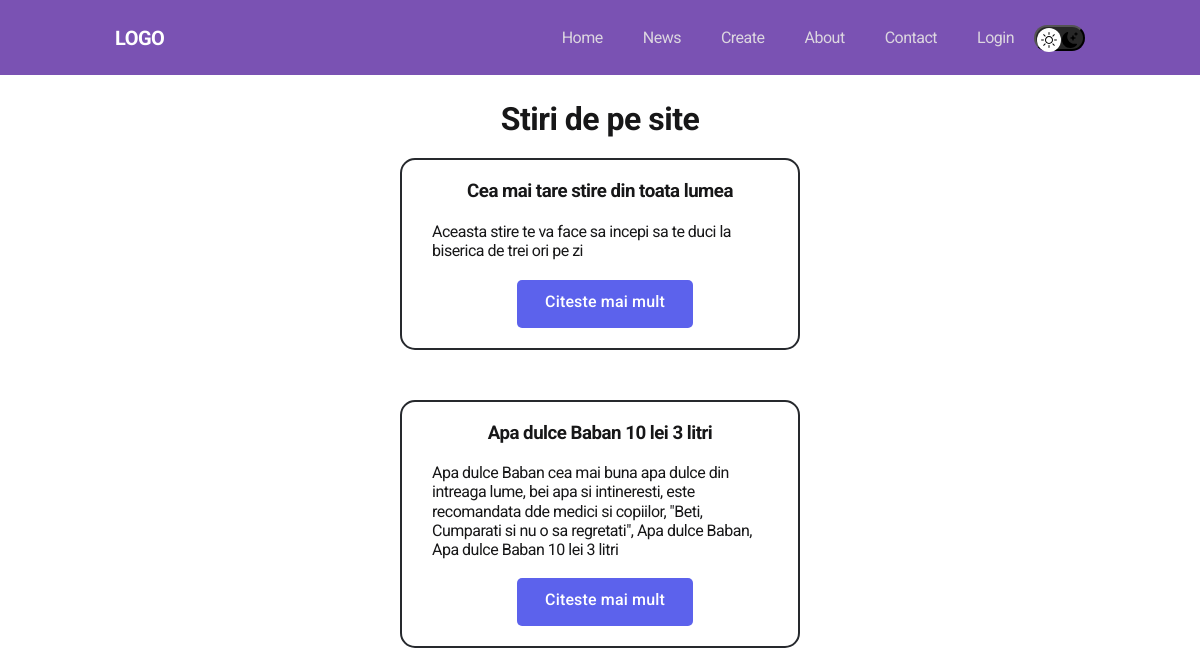
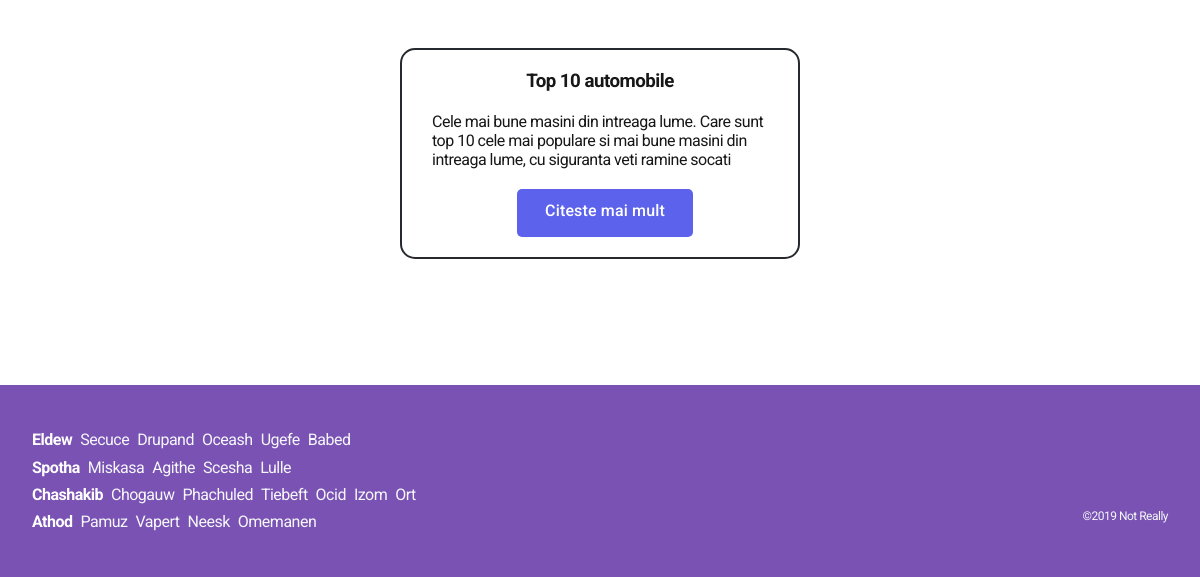
Before: /news/ with the older database file (2 pictures, top to bottom).
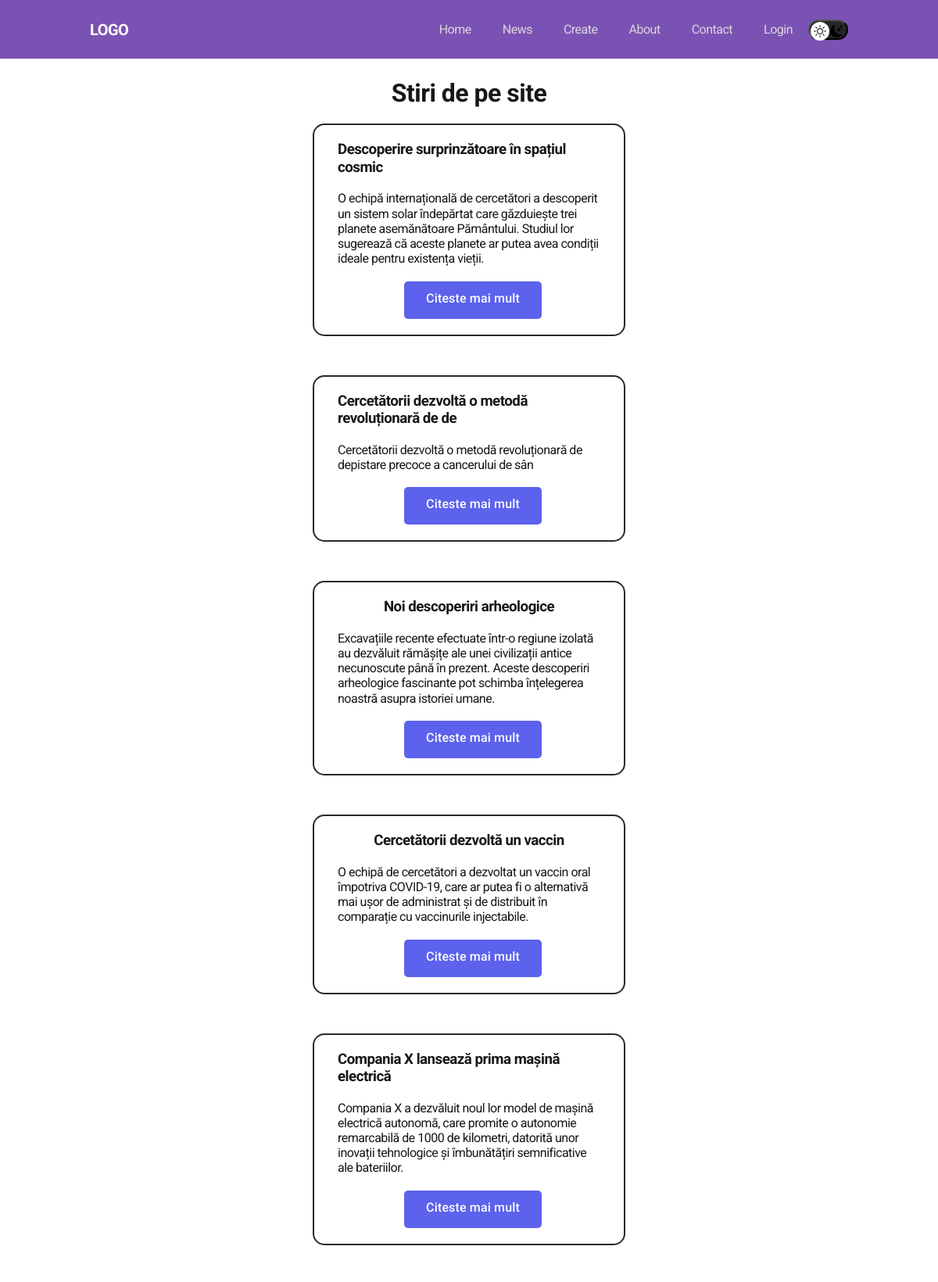
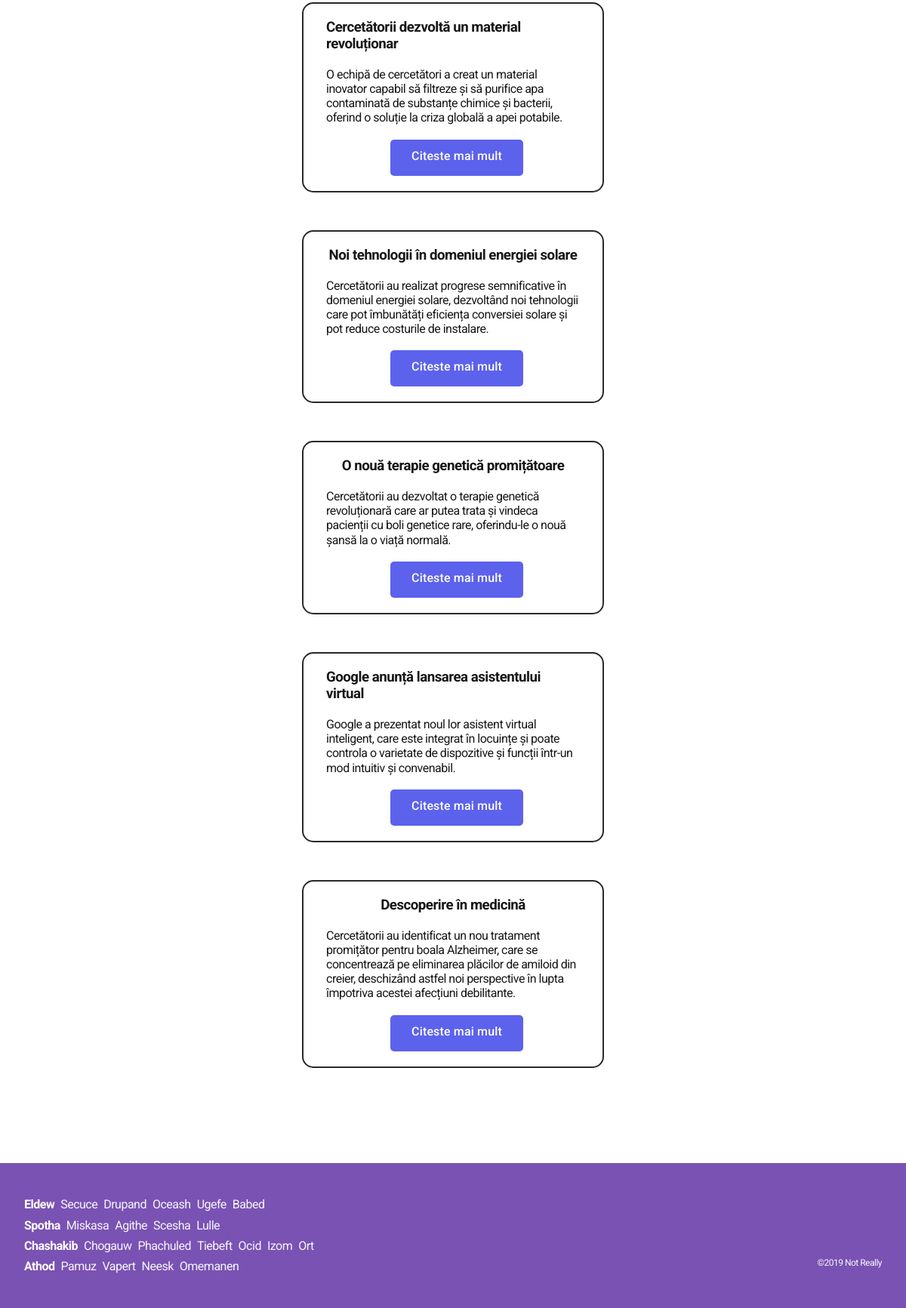
After: the same page with the newer database file (2 pictures, top to bottom).
### news/models.py (models this page shows, shortened)
class Articles(models.Model):
    title = models.CharField('Denumirea', max_length=50)
    anons = models.CharField('Anunt', max_length=300)
    full_text = models.TextField('Articol')
    date = models.DateTimeField('Data publicarii')
    class Meta:
        verbose_name = 'Stire'
        verbose_name_plural = 'Stiri'

### news/views.py (the view)
# urls.py: path('', views.news_home, name='news_home'),
def news_home(request):
    news = Articles.objects.order_by('-date')
    return render(request, 'news/news_home.html', {'news': news})

### news/templates/news/news_home.html (shortened to what this page needs)
{% extends 'main/layout.html' %}
{% block content %}
<div class="features">
  <h1 class="news__title">Stiri de pe site</h1>
  {% if news %}
    {% for el in news %}
        <div class="card">
            <h3>{{el.title}}</h3>
            <br>
            <p>{{el.anons}}</p>
            <br>
            <a href="{% url 'news-detail' el.id %}" class="btn">Citeste mai mult</a>
        </div>
    {% endfor %}
    {% else %}
        <p>Nu exista nic-o Stire inca</p>
    {% endif %}
</div>
<br>
<br>
<br>
<br>
<br>
{% endblock %}

### main/templates/main/layout.html (shortened to what this page needs)
{% load static %}
<html>
  <head>
    <link rel="stylesheet" href="{% static 'main/css/main.css' %}" />
  </head>
  <body>
    {% include 'components/header.html' %}
    <main>{% block content %} {% endblock %}</main>
    {% include 'components/footer.html' %}
  </body>
</html>

### main/templates/components/header.html (shortened to what this page needs)
{% load static %}
<nav class="navbar">
  <div class="container">
    <div class="navbar__wrap">
      <a href="{% url 'home' %}" class="logo" id="logo">Logo</a>
      <ul class="menu" id="menu">
        <li><a href="{% url 'home' %}">Home</a></li>
        <li><a href="{% url 'news_home' %}">News</a></li>
        <li><a href="{% url 'create' %}">Create</a></li>
        <li><a href="{% url 'about' %}">About</a></li>
        <li><a href="{% url 'contact' %}">Contact</a></li>
        <button class="dark-mode-btn">
          <img src="{% static 'main/img/icons/sun.svg' %}" alt="Light mode" class="dark-mode-btn__icon">
          <img src="{% static 'main/img/icons/moon.svg' %}" alt="Dark mode" class="dark-mode-btn__icon">
        </button>
        {% if user.is_authenticated %}
            <li><a href="{% url 'logout' %}">Logout</a></li>
        {% else %}
            <li><a href="{% url 'login' %}">Login</a></li>
        {% endif %}
      </ul>
    </div>
  </div>
</nav>
<link rel="stylesheet" href="{% static 'main/css/header.css' %}" />

### main/templates/components/footer.html (shortened to what this page needs)
{% load static %}
<div class="footer">
  <div class="content">
    <div>
      <div><b>Eldew</b><a href="#">Secuce</a><a href="#">Drupand</a><a href="#">Oceash</a><a href="#">Ugefe</a><a href="#">Babed</a></div>
      <div><b>Spotha</b><a href="#">Miskasa</a><a href="#">Agithe</a><a href="#">Scesha</a><a href="#">Lulle</a></div>
      <div><b>Chashakib</b><a href="#">Chogauw</a><a href="#">Phachuled</a><a href="#">Tiebeft</a><a href="#">Ocid</a><a href="#">Izom</a><a href="#">Ort</a></div>
      <div><b>Athod</b><a href="#">Pamuz</a><a href="#">Vapert</a><a href="#">Neesk</a><a href="#">Omemanen</a></div>
    </div>
    <div><a class="image" href="https://codepen.io/z-" target="_blank" style="background-image: url(&quot;https://s3-us-west-2.amazonaws.com/s.cdpn.io/199011/happy.svg&quot;)"></a>
      <p>©2019 Not Really</p>
    </div>
  </div>
</div>
<link
  rel="stylesheet"
  type="text/css"
  href="{% static 'main/css/footer.css' %}"
/>

### main/static/main/css/main.css (style rules this page uses)
ul, li { list-style: none; }
a { text-decoration: none; }
:root { --blackpure: #000; --black: #171718; --black-border: #26292D; --white: #fff; --purple: #5C62EC; --text-color: var(--black); --dark-bg: var(--black); --dark-border: var(--black-border); --header-text: var(--white); --accent: var(--purple); --page-bg: var(--white); --text-color: var(--black); --title-1: var(--accent); --project-card-bg: var(--white); --project-card-text: var(--black); --box-shadow: 0px 5px 35px rgba(0, 0, 0, 0.25); }
html, body { display: flex; flex-direction: column; min-height: 100vh; font-family: 'DM Sans', sans-serif; letter-spacing: -0.5px; background-color: var(--page-bg); color: var(--text-color); margin: 0; padding: 0; }
main { background-color: var(--page-bg); }
.btn { display: inline-block; height: 48px; padding: 12px 28px; border-radius: 5px; background-color: var(--accent); color: var(--white); letter-spacing: 0.15px; font-size: 16px; font-weight: 500; transition: opacity 0.2s ease-in; margin-left: 10px; }
.features { display: flex; align-items: center; margin-top: 100px; justify-content: center; flex-direction: column; height: auto; background-color: var(--page-bg); overflow: hidden; }
.card { overflow: hidden; padding: 20px 30px; display: flex; flex-direction: column; align-items: center; justify-content: center; background-color: var(--project-card-bg); width: 400px; margin-top: 20px; margin-bottom: 30px; border-radius: 15px; border: solid 2px var(--black-border); }
.dark-mode-btn { margin-top: 25px; }

### main/static/main/css/header.css (style rules this page uses)
html { box-sizing: border-box; height: 100%; }
*, *::after, *::before { box-sizing: inherit; }
body { display: flex; flex-direction: column; font-family: "Roboto", sans-serif; font-size: 16px; line-height: 1.2; height: 100%; }
.container { width: 100%; max-width: 1000px; margin: 0 auto; height: 100%; padding: 0 15px; }
.navbar { z-index: 3; position: fixed; left: 0; top: 0; width: 100%; height: 75px; background: #7a52b3; }
.navbar__wrap { display: flex; justify-content: space-between; height: 100%; }
.logo { text-decoration: none; color: #fff; font-size: 20px; font-weight: bold; text-transform: uppercase; display: flex; align-items: center; }
.menu>li>a { text-decoration: none; }
.navbar__wrap .menu { display: flex; }
.navbar__wrap .menu>li { display: flex; align-items: stretch; }
.navbar__wrap .menu>li>a { display: flex; align-items: center; padding: 0 20px; color: rgba(231, 228, 228, 0.9); }
.dark-mode-btn { order: 9; position: relative; display: flex; justify-content: space-between; width: 51px; height: 26px; padding: 5px; border-radius: 50px; background-color: #272727; }
.dark-mode-btn::before { content: ""; position: absolute; top: 1px; left: 1px; display: block; width: 24px; height: 24px; border-radius: 50%; background-color: var(--white); transition: left 0.2s ease-in; }
.dark-mode-btn__icon { position: relative; z-index: 9; }

### main/static/main/css/footer.css (style rules this page uses)
body { overflow-x: hidden; }
body .footer { z-index: 1; --footer-background:#7a52b3; display: grid; position: relative; grid-area: footer; min-height: 12rem; }
body .footer .content { z-index: 2; display: grid; grid-template-columns: 1fr auto; grid-gap: 4rem; padding: 2rem; background: var(--footer-background); }
body .footer .content a, body .footer .content p { color: #F5F7FA; text-decoration: none; }
body .footer .content b { color: white; }
body .footer .content p { margin: 0; font-size: 0.75rem; }
body .footer .content > div { display: flex; flex-direction: column; justify-content: center; }
body .footer .content > div > div { margin: 0.25rem 0; }
body .footer .content > div > div > * { margin-right: 0.5rem; }
body .footer .content > div .image { align-self: center; width: 4rem; height: 4rem; margin: 0.25rem 0; background-size: cover; background-position: center; }

Changed rows visible on the page:
removed Articles: title "Cea mai tare stire din toata lumea", anons "Aceasta stire te va face sa incepi sa te duci la biserica de trei ori pe zi"
removed Articles: title "Apa dulce Baban 10 lei 3 litri", anons "Apa dulce Baban cea mai buna apa dulce din intreaga lume, bei apa si intineresti, este recomandata dde medici si copiilor, \"Beti, Cumparati si nu o sa regretati\", Apa dulce Baban, Apa dulce Baban 10 lei 3 litri"
removed Articles: title "Top 10 automobile", anons "Cele mai bune masini din intreaga lume. Care sunt top 10 cele mai populare si mai bune masini din intreaga lume, cu siguranta veti ramine socati"
added Articles: title "Descoperire surprinzătoare în spațiul cosmic", anons "O echipă internațională de cercetători a descoperit un sistem solar îndepărtat care găzduiește trei planete asemănătoare Pământului. Studiul lor sugerează că aceste planete ar putea avea condiții ideale pentru existența vieții."
added Articles: title "Cercetătorii dezvoltă o metodă revoluționară de de", anons "Cercetătorii dezvoltă o metodă revoluționară de depistare precoce a cancerului de sân"
added Articles: title "Noi descoperiri arheologice", anons "Excavațiile recente efectuate într-o regiune izolată au dezvăluit rămășițe ale unei civilizații antice necunoscute până în prezent. Aceste descoperiri arheologice fascinante pot schimba înțelegerea noastră asupra istoriei umane."
added Articles: title "Cercetătorii dezvoltă un vaccin", anons "O echipă de cercetători a dezvoltat un vaccin oral împotriva COVID-19, care ar putea fi o alternativă mai ușor de administrat și de distribuit în comparație cu vaccinurile injectabile."
added Articles: title "Compania X lansează prima mașină electrică", anons "Compania X a dezvăluit noul lor model de mașină electrică autonomă, care promite o autonomie remarcabilă de 1000 de kilometri, datorită unor inovații tehnologice și îmbunătățiri semnificative ale bateriilor."
added Articles: title "Cercetătorii dezvoltă un material revoluționar", anons "O echipă de cercetători a creat un material inovator capabil să filtreze și să purifice apa contaminată de substanțe chimice și bacterii, oferind o soluție la criza globală a apei potabile."
added Articles: title "Noi tehnologii în domeniul energiei solare", anons "Cercetătorii au realizat progrese semnificative în domeniul energiei solare, dezvoltând noi tehnologii care pot îmbunătăți eficiența conversiei solare și pot reduce costurile de instalare."
added Articles: title "O nouă terapie genetică promițătoare", anons "Cercetătorii au dezvoltat o terapie genetică revoluționară care ar putea trata și vindeca pacienții cu boli genetice rare, oferindu-le o nouă șansă la o viață normală."
added Articles: title "Google anunță lansarea asistentului virtual", anons "Google a prezentat noul lor asistent virtual inteligent, care este integrat în locuințe și poate controla o varietate de dispozitive și funcții într-un mod intuitiv și convenabil."
added Articles: title "Descoperire în medicină", anons "Cercetătorii au identificat un nou tratament promițător pentru boala Alzheimer, care se concentrează pe eliminarea plăcilor de amiloid din creier, deschizând astfel noi perspective în lupta împotriva acestei afecțiuni debilitante."
